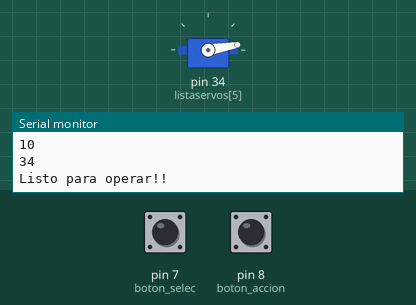
The sketch below on a simulated Arduino Mega 2560, built with avr-gcc and run on an emulated ATmega2560. Shown: servo, the last lines printed to the serial monitor. Inputs (shaded band) come from the test bench; at power-on: pin 8 (boton_accion) HIGH, pin 7 (boton_selec) HIGH.

Above: at 7.2 s.
7.3 s: pin 8 (boton_accion) pulled LOW for 3.2 s
At 8.2 s:
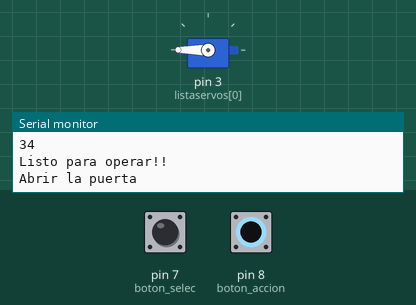
12.0 s: pin 8 (boton_accion) pulled LOW for 0.15 s
At 13.0 s:
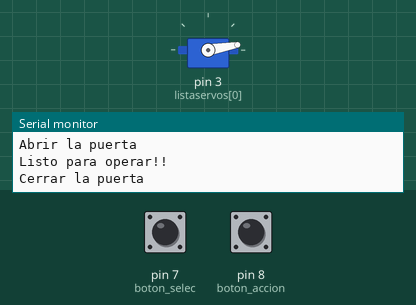
Timing chart, 0 to 15.0 s (numbered marks = the images above; inputs shaded):
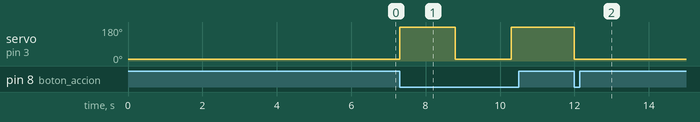

The sketch:

servos_juntos.ino
```cpp
//hacer funcionar 5 servos por separado y todos juntos

#include <Servo.h>

Servo myservo;  // create servo object to control a servo
const int boton_accion = 8; // Botón asignado en el pin 8.
const int boton_selec = 7;
bool EstadoPuerta = 0; // Puerta cerrada
int PINSERVO1 = 10;
int PINSERVO2 = 9; // attaches the servo on pin 9 to the servo object
int PINSERVO3 = 6;
int PINSERVO4 = 5;
int PINSERVO5 = 3;
int listaservos[] = {3, 5 , 6, 9, 10, 34}; //34 es para todos
int PULSOMIN = 700;    // pulso minimo en microsegundos - 700
int PULSOMAX = 2000;
int longitud = sizeof(listaservos) / sizeof(listaservos[0]);

void setup() {
  // Vamos a usar el puerto serie para mostrar el estado del botón.
  Serial.begin(9600);

  // Usar un bucle for para recorrer la lista
  for (int i = 0; i < longitud; i++) {
    Serial.println(listaservos[i]); // Imprimir cada valor de la lista en el monitor serial
    myservo.attach(listaservos[i]);
    myservo.write(10); //posicionarlo a 10 grados
    delay(1000);
    myservo.detach();
  }
  // Ponemos el pin como una entrada, puesto que vamos a leer un botón. Habilito la resistencia de PULLUP.
  pinMode(boton_accion,INPUT_PULLUP);
  pinMode(boton_selec,INPUT_PULLUP);

  Serial.println("Listo para operar!!");
}

void loop() {
  if (digitalRead(boton_selec)==LOW and EstadoPuerta==0 ) {
    desplazar(listaservos, longitud); //desplazar hacia la izquierda la lista
    Serial.println("Puerta seleccionada ");
    Serial.println(listaservos[0]);
    delay(500);
  }

  if (digitalRead(boton_accion)==LOW ) {   // Cuando la entrada se ponga a 0, el botón "debería" estar pulsado.
    if (EstadoPuerta == 0){
      if (listaservos[0] == 34){
        Serial.println("Abrir todas las puertas");
        for (int i = 1; i < longitud; i++) {
           myservo.attach(listaservos[i]);
           myservo.write(180);
           delay(500);
        }
      }
      else {
      Serial.println("Abrir la puerta");
      myservo.attach(listaservos[0]);
      myservo.write(180);
      delay(1000);
      myservo.detach();
      }
      EstadoPuerta = 1;
    }

    else {
      if (listaservos[0] == 34){
         Serial.println("Cerrar todas las puertas");
         for (int i = 1; i < longitud; i++) {
            myservo.attach(listaservos[i]);
            myservo.write(10);
            delay(500);
           }
      }
      else{
      Serial.println("Cerrar la puerta");
      myservo.attach(listaservos[0]);
      myservo.write(10);
      delay(1000);
      myservo.detach();
      }
      EstadoPuerta = 0;
    }

  delay(500);
  Serial.println("Listo para operar!!");
  }
}

// Función para desplazar la lista cíclicamente hacia la izquierda
void desplazar(int lista[], int tamano) {
  int ultimoElemento = lista[0];  // Guardamos el último elemento
  for (int i = 0; i < tamano - 1; i++) {
    lista[i] = lista[i + 1];  // Desplazamos los elementos una posición hacia la izquierda
  }
  lista[tamano-1] = ultimoElemento;  // El último elemento pasa a la primera posición
}
```

Measured:
- after the input at 7.3 s, servo on pin 3 (listaservos[0]): 10° → 180° at once, → 10° 1.5 s later, → 180° 1.5 s later
- after the input at 12.0 s, servo on pin 3 (listaservos[0]): 180° → 10° at once
